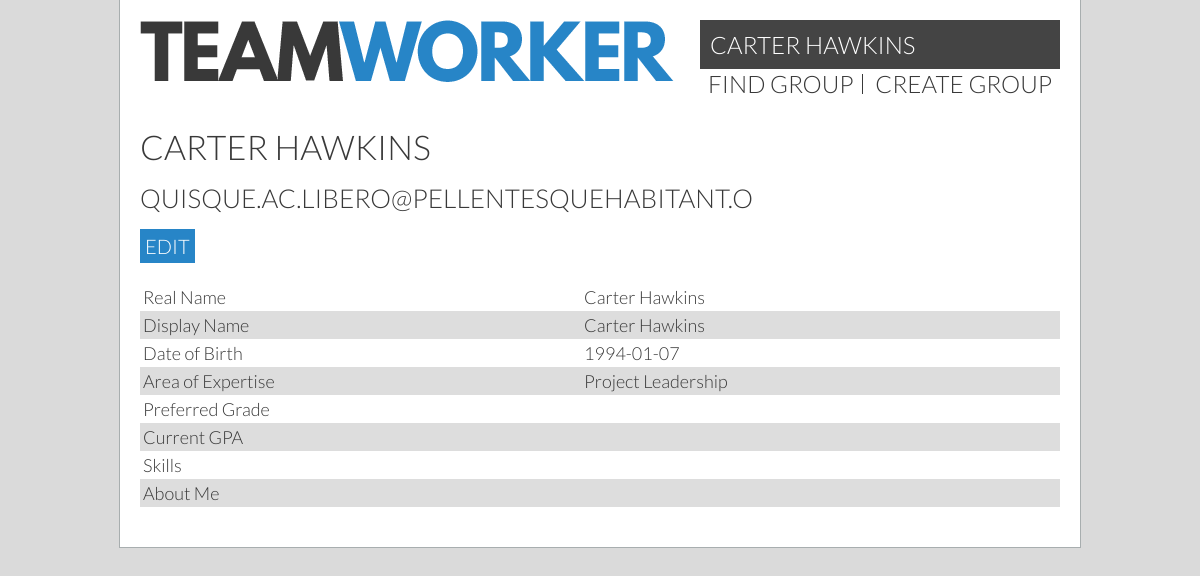
Screenshot of /?page=profile (signed in) with the database file from the repository.
### tables this page shows
CREATE TABLE `users` (
  `id` int(11) unsigned NOT NULL AUTO_INCREMENT,
  `permissions` int(11) NOT NULL DEFAULT '1',
  `currentGroup` int(11) DEFAULT '0',
  `groupLeader` tinyint(1) DEFAULT NULL,
  `name` varchar(40) DEFAULT NULL,
  `displayName` varchar(30) DEFAULT NULL,
  `email` varchar(40) DEFAULT NULL,
  `password` char(64) DEFAULT NULL,
  `dob` date DEFAULT NULL,
  `mainArea` varchar(30) DEFAULT NULL,
  `skills` text,
  `gpa` double DEFAULT NULL,
  `goal` double DEFAULT NULL,
  `bio` varchar(300) DEFAULT NULL,
  `studentID` varchar(255) DEFAULT NULL,
  PRIMARY KEY (`id`),
  UNIQUE KEY `email` (`email`),
  UNIQUE KEY `studentID` (`studentID`)
);

### userHandler.php (called while the page is built, shortened)
<?php
if(isset($_SESSION['id'])) {
  $sessionId = $_SESSION['id'];
  $query = ('SELECT * FROM users WHERE id = :id');
  $statement = $db -> prepare($query);
  $statement -> bindValue(':id', $sessionId);
  if (!$statement -> execute()) { print_r($statement->errorInfo()); }
  $result = $statement -> fetch(PDO::FETCH_ASSOC);
  $realName = $result['name'];
  if($result['displayName'] == "") {
    $userName = $realName;
  } else {
    $userName = $result['displayName'];
  }
  $userEmail = $result['email'];
  $dob = $result['dob'];
  $areaExpertise = $result['mainArea'];
  $group = $result['currentGroup'];
  $role = $result['permissions'];
}
?>

### profile.php (the view, shortened to what this page needs)
<body>
  <main>
    <?php include "header.inc"; ?>
    <div class="content" id="readonly">
      <h1><?=$userName?></h1>
      <h2><?=$userEmail?></h2>
      <a class="button" onclick="showEditor()">Edit</a>
      <table>
        <tr><td>Real Name</td> <td><?=$realName?></td></tr>
        <tr><td>Display Name</td> <td><?=$userName?></td></tr>
        <tr><td>Date of Birth</td> <td><?=$dob?></td></tr>
        <tr><td>Area of Expertise</td>  <td><?=$areaExpertise?></td></tr>
        <tr><td>Preferred Grade</td>  <td><?=$goal?></td></tr>
        <tr><td>Current GPA</td>  <td><?=$gpa?></td></tr>
        <tr><td>Skills</td>  <td><?=$skills?></td></tr>
        <tr><td>About Me</td> <td><?=$bio?></td></tr>
      </table>
    </div>
  </main>
</body>
</html>

### header.inc (shortened to what this page needs)
<header>
    <a href="/" id="logo"><img src="_resources/teamworker.png"></a>
    <nav>
      <div class="topNavProfile">
        <a href='/?page=profile'><?=$userName?></a>
      </div>
      <ul>
        <?php if($group == 0 AND $role == 1) { ?>
          <li><a href="searchGroup.php">find group</a></li>
          <li><a href="createGroup.php">create group</a></li>
        <?php } ?>
      </ul>
    </nav>
</header>

### style.css (style rules this page uses)
body { margin: 0; padding:0; font-family: 'Lato', sans-serif; font-weight: 300; font-size:20px; }
main { width:960px; height:auto; margin:0 auto; }
.content { margin: 20px; overflow: auto; }
h1 { font-weight:300; font-size:1.7em; text-transform:uppercase; margin: 15px 0; }
.content h1:first-child { margin-top:0; }
h2 { font-weight:300; font-size:1.3em; text-transform:uppercase; margin:15px 0; }
a { text-decoration:none; color:inherit; transition: opacity 0.3s ease; }
.button { display: inline-block; padding: 5px; text-transform: uppercase; color: #fff; background-color: #2785c7; }
header { padding:20px; }
#logo { display:inline-block; }
nav { font-size:1.2em; text-transform: uppercase; display:inline-block; float:right; }
nav ul { list-style:none; padding:0; margin:0; }
nav li { display:inline-block; border-right:1px solid #393939; padding:0 8px; line-height:20px; }
nav ul li:last-child { border-right:none; }
.topNavProfile { background: #444; padding: 10px; }
.topNavProfile a { color: #fff; }
table { width:100%; box-sizing:border-box; font-size:0; border-spacing:0; margin:20px 0; }
td, th { font-size:18px; padding:3px; margin:0; text-align:left; min-height:1em; }

### colour.css (style rules this page uses)
body, .grain { background-color:#dadada; background-image:url(_resources/15p-grey.jpg); }
main { background-color:white; }
tr:nth-child(even) { background-color:#ddd; }
body, main { color:#393939; }
main { border: 1px solid #a8aeaf; border-top:none; }

### rows the page displays
users: name "CARTER HAWKINS", email "QUISQUE.AC.LIBERO@PELLENTESQUEHABITANT.O", name "Carter Hawkins", dob "1994-01-07", mainArea "Project Leadership"
